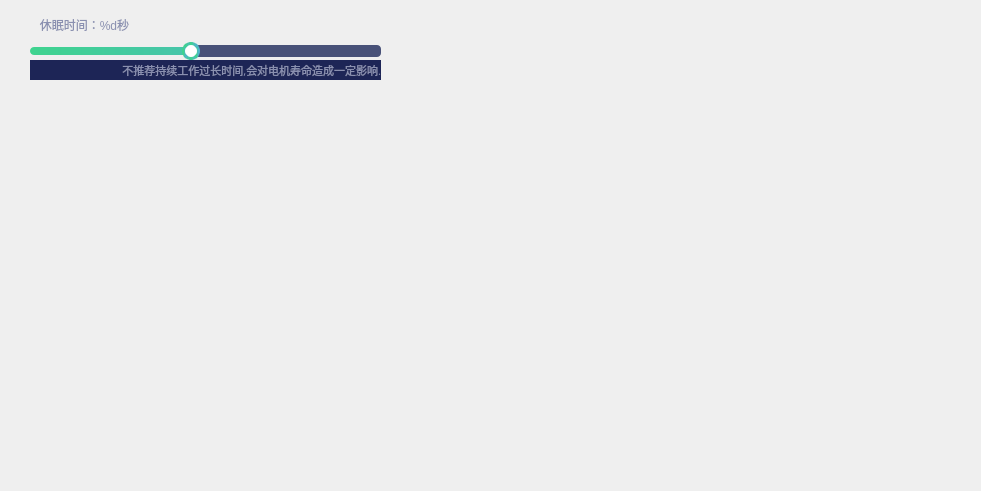
         <widget class="QWidget" name="scrollAreaWidgetContents_2">
          <property name="geometry">
           <rect>
            <x>0</x>
            <y>0</y>
            <width>981</width>
            <height>491</height>
           </rect>
          </property>
          <widget class="QGroupBox" name="ctrl_setting_sleep_time_groupBox">
           <property name="geometry">
            <rect>
             <x>20</x>
             <y>10</y>
             <width>371</width>
             <height>71</height>
            </rect>
           </property>
           <property name="styleSheet">
            <string notr="true">QGroupBox {
    border: none; /* 移除边框 */
	color:rgb(138, 144, 176);
}
QGroupBox::title {
	margin-top: 8px;
	margin-left: 18px;
}</string>
           </property>
           <property name="title">
            <string>休眠时间：%d秒</string>
           </property>
           <widget class="QLabel" name="ctrl_knob_label_feedback_2">
            <property name="geometry">
             <rect>
              <x>532</x>
              <y>26</y>
              <width>31</width>
              <height>31</height>
             </rect>
            </property>
            <property name="font">
             <font>
              <family>黑体</family>
              <pointsize>10</pointsize>
             </font>
            </property>
            <property name="styleSheet">
             <string notr="true">background:rgb(29, 37, 86);
color:rgb(138, 144, 176);</string>
            </property>
            <property name="text">
             <string/>
            </property>
            <property name="alignment">
             <set>Qt::AlignmentFlag::AlignCenter</set>
            </property>
           </widget>
           <widget class="QSlider" name="ctrl_setting_sleep_time_horizontalSlider">
            <property name="enabled">
             <bool>false</bool>
            </property>
            <property name="geometry">
             <rect>
              <x>10</x>
              <y>30</y>
              <width>351</width>
              <height>22</height>
             </rect>
            </property>
            <property name="styleSheet">
             <string notr="true">QSlider
{
    background:rgba(0,0,0,0);
    border-style: outset;
    border-radius: 3px;
}

QSlider::groove:horizontal
{
    height: 8px;
background:qlineargradient(x1:0, y1:1, x2:1, y2:1, stop:0 #3fd38f, stop:1 #50b4cb);
    margin: 2px 0;
border-radius:4px;
}
QSlider::handle:horizontal
{
    background: #fff;
    width: 12px;
    height: 12px;
    margin: -5px 6px -5px 6px;
    border-radius:9px;
    border: 3px solid qlineargradient(x1:0, y1:1, x2:1, y2:1, stop:0 #3fd38f, stop:1 #50b4cb);
}
QSlider::add-page:horizontal
{
    height: 8px;
background: rgb(72,81,120);
border-radius:4px;
}</string>
            </property>
            <property name="minimum">
             <number>5</number>
            </property>
            <property name="maximum">
             <number>60</number>
            </property>
            <property name="value">
             <number>30</number>
            </property>
            <property name="orientation">
             <enum>Qt::Orientation::Horizontal</enum>
            </property>
           </widget>
           <widget class="QLabel" name="label_10">
            <property name="geometry">
             <rect>
              <x>10</x>
              <y>50</y>
              <width>351</width>
              <height>20</height>
             </rect>
            </property>
            <property name="font">
             <font>
              <family>黑体</family>
              <pointsize>8</pointsize>
             </font>
            </property>
            <property name="styleSheet">
             <string notr="true">background:rgb(29, 37, 86);
color:rgb(138, 144, 176);</string>
            </property>
            <property name="text">
             <string>不推荐持续工作过长时间,会对电机寿命造成一定影响.</string>
            </property>
            <property name="alignment">
             <set>Qt::AlignmentFlag::AlignRight|Qt::AlignmentFlag::AlignTrailing|Qt::AlignmentFlag::AlignVCenter</set>
            </property>
           </widget>
          </widget>
         </widget>
